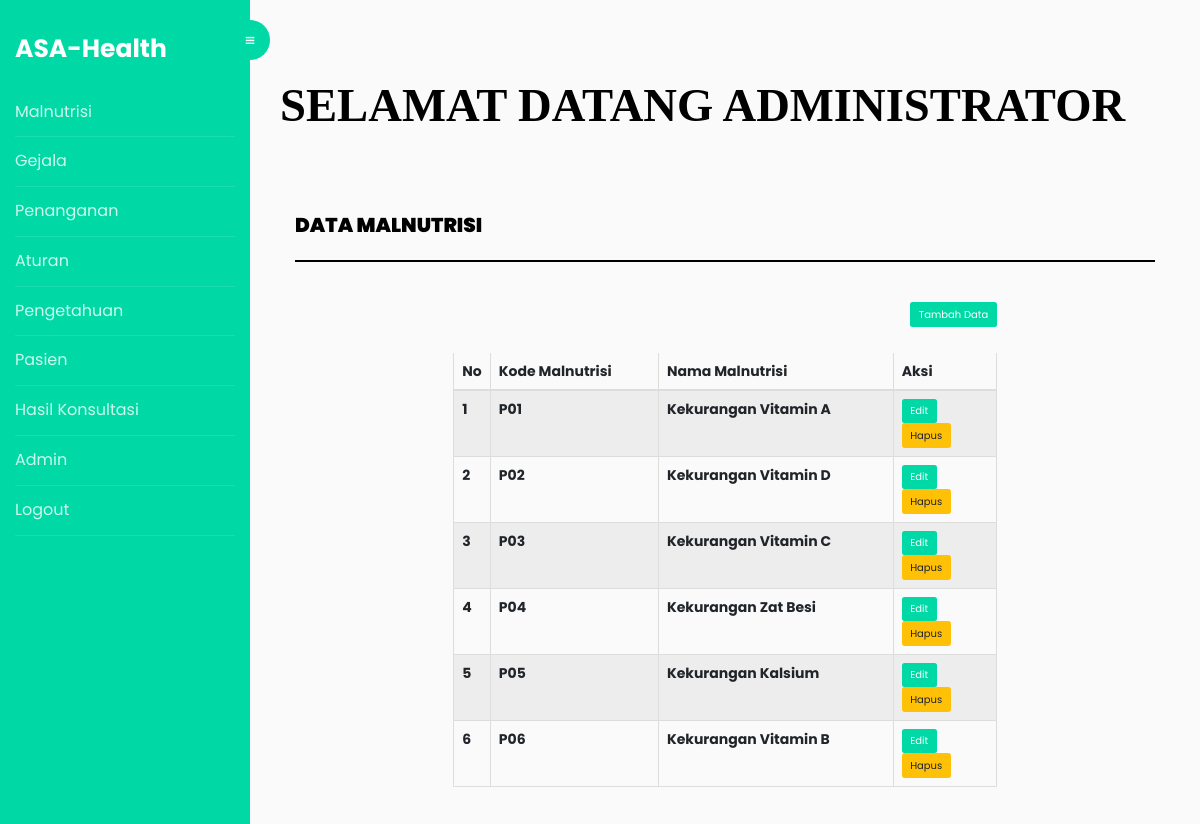
The page /home.php?page=kerusakan (signed in) on the database its author committed.
### tables this page shows
CREATE TABLE `kerusakan` (
  `id_kerusakan` int(11) NOT NULL,
  `kode` varchar(10) NOT NULL,
  `nama` text NOT NULL
);

### admin/kerusakan.php (the view)
<div class="content-wrapper">
       <div class="container">
           <div class="row">
               <div class="col-md-12">
                   <h4 class="page-head-line">DATA MALNUTRISI</h4>
               </div>
           </div>
           <div class="col-md-8 col-md-offset-2">
           	<button type="button" onclick=window.location.href='?page=tambahkerusakan' class='btn' style="float:right;background-color: #00D9A5;color: white;">Tambah Data</button><br><br>
               <div class="table-responsive">
                   <table class="table table-striped table-bordered table-hover">
                       <thead>
                           <tr>
                               <th width="5%">No</th>
                               <th>Kode Malnutrisi</th>
                               <th>Nama Malnutrisi</th>
                               <th width="19%">Aksi</th>
                           </tr>
                       </thead>
                       <tbody>
                       	<?php
						include "koneksi.php";
						$sql= mysqli_query($koneksi, "SELECT * FROM kerusakan");
						$no=1;
						while($row = mysqli_fetch_array($sql)){
						?>
                           <tr>
                               <td><?php echo $no; ?></td>
                               <td><?php echo $row['kode']; ?></td>
                               <td><?php echo $row['nama']; ?></td>
                               <td>
                               <a href="?page=editkerusakan&kode=<?php echo $row['kode'];?>" class='btn' style="background-color: #00D9A5;color: white;">Edit</a>
				  			<a onclick="return confirm ('Yakin Data ini Dihapus..?')" href="?page=deletekerusakan&id_kerusakan=<?php echo $row['id_kerusakan'];?>" class='btn btn-warning'>Hapus</a>
                               </td>
                           </tr>
                           <?php
						$no++;
						}
						?>
                       </tbody>
                   </table>
               </div>
           </div>
       </div>
   </div>

### assets/css/style.css (style rules this page uses)
body { font-family: 'Roboto', sans-serif; line-height: 30px; }
.content-wrapper { margin-top: 40px; min-height: 343px; padding-bottom: 60px; }
.page-head-line { font-weight: 900; padding-bottom: 20px; border-bottom: 2px solid #000000; text-transform: uppercase; color: #000000; font-size: 20px; margin-bottom: 40px; }
.btn { border-radius: 0px; -webkit-border-radius: 0px; -moz-border-radius: 0px; }

### rows shown on the page
kerusakan: kode "P01", nama "Kekurangan Vitamin A"
kerusakan: kode "P02", nama "Kekurangan Vitamin D"
kerusakan: kode "P03", nama "Kekurangan Vitamin C"
kerusakan: kode "P04", nama "Kekurangan Zat Besi"
kerusakan: kode "P05", nama "Kekurangan Kalsium"
kerusakan: kode "P06", nama "Kekurangan Vitamin B"

### other values the page prints
$nama_lengkap "ADMINISTRATOR"
